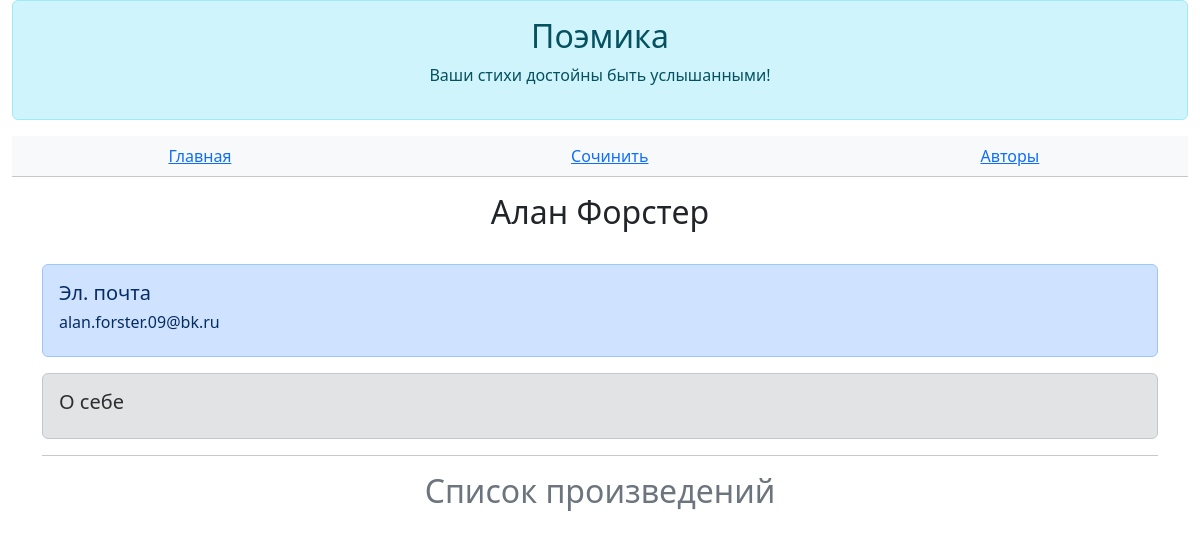
/authors/1, run on an earlier commit of the app's database.
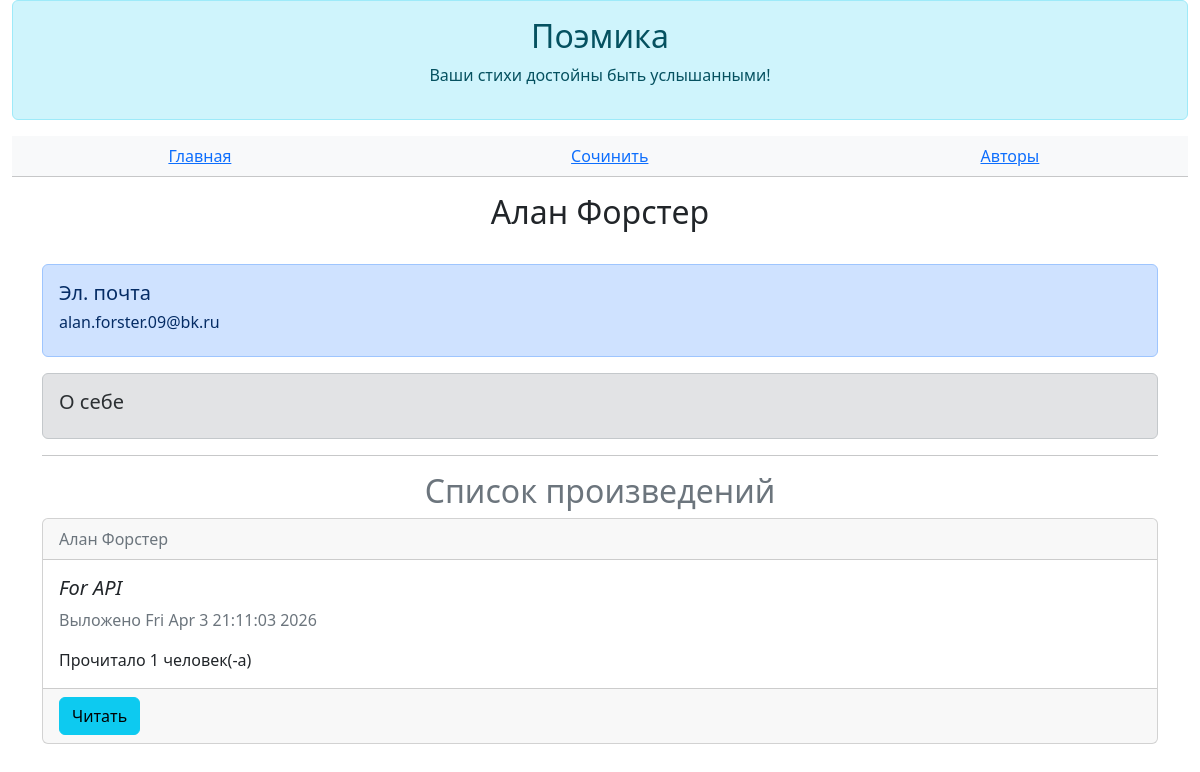
And on a later commit of the database.
### data/all_models.py (models this page shows)
class Poem(SqlAlchemyBase, SerializerMixin):
    __tablename__ = "poems"
    id = sqlalchemy.Column(sqlalchemy.Integer, primary_key=True, autoincrement=True)
    author_id = sqlalchemy.Column(sqlalchemy.Integer, sqlalchemy.ForeignKey(User.id))
    author = orm.relationship("User")
    title = sqlalchemy.Column(sqlalchemy.String(25))
    body = sqlalchemy.Column(sqlalchemy.Text)
    read_count = sqlalchemy.Column(sqlalchemy.Integer, default=0)
    is_private = sqlalchemy.Column(sqlalchemy.Boolean, default=True)
    created = sqlalchemy.Column(sqlalchemy.DateTime, default=datetime.datetime.now())

class User(SqlAlchemyBase, UserMixin, SerializerMixin):
    __tablename__ = "users"
    id = sqlalchemy.Column(sqlalchemy.Integer, primary_key=True, autoincrement=True)
    login = sqlalchemy.Column(sqlalchemy.String)
    name = sqlalchemy.Column(sqlalchemy.String)
    email = sqlalchemy.Column(sqlalchemy.String, unique=True)
    description = sqlalchemy.Column(sqlalchemy.Text, default="Я поэт, тем и интересен")
    hashed_password = sqlalchemy.Column(sqlalchemy.String)
    poems = orm.relationship("Poem", back_populates="author")

### main.py (the view)
@app.route("/authors/<author_id>")
def author(author_id):
    author = db.get(User, author_id)
    if author:
        poems = db.query(Poem).filter(Poem.author == author).all()
        return flask.render_template("author.html", author=author, poems=poems)

### templates/author.html (shortened to what this page needs)
{% extends 'base.html' %}
{% block _header %}
    <table class="table table-light text-center">
        <tbody>
            <tr>
                <td>
                    <a href="/">Главная</a>
                </td>
                <td>
                    <a href="/poem/create">Сочинить</a>
                </td>
                <td>
                    <a href="/authors">Авторы</a>
                </td>
            </tr>
        </tbody>
    </table>
{% endblock %}
{% block _body %}
    <h2 class="text-center">{{author.login}}</h2>
    <br/>
    <div class="alert alert-primary" role="alert">
        <h5>Эл. почта</h5>
        <h6>{{author.email}}</h6>
    </div>
    <div class="alert alert-secondary" role="alert">
        <h5>О себе</h5>
    </div>
    <hr/>
    <h2 class="text-center text-secondary">Список произведений</h2>
    {% for poem in poems %}
        {% if not poem.is_private%}
            <div class="card">
                <div class="card-header">
                    <span class="text-secondary">{{poem.author.login}}</span>
                </div>
                <div class="card-body">
                    <h5 class="card-title"><i>{{poem.title}}</i></h5>
                    <p class="card-text text-secondary">Выложено {{poem.created.ctime()}}</p>
                    <p class="card-text">Прочитало {{poem.read_count}} человек(-а)</p>
                </div>
                <div class="card-footer">
                    <button class="btn btn-info" onclick="location.href='/poem/read/{{poem.id}}'">Читать</button>
                </div>
            </div>
            <br/>
        {% endif %}
    {% endfor %}
{% endblock %}

What changed in the data, as far as the page shows it:
added Poem: author.login "Алан Форстер", title "For API", created.ctime "Fri Apr 3 21:11:03 2026", read_count "1"
